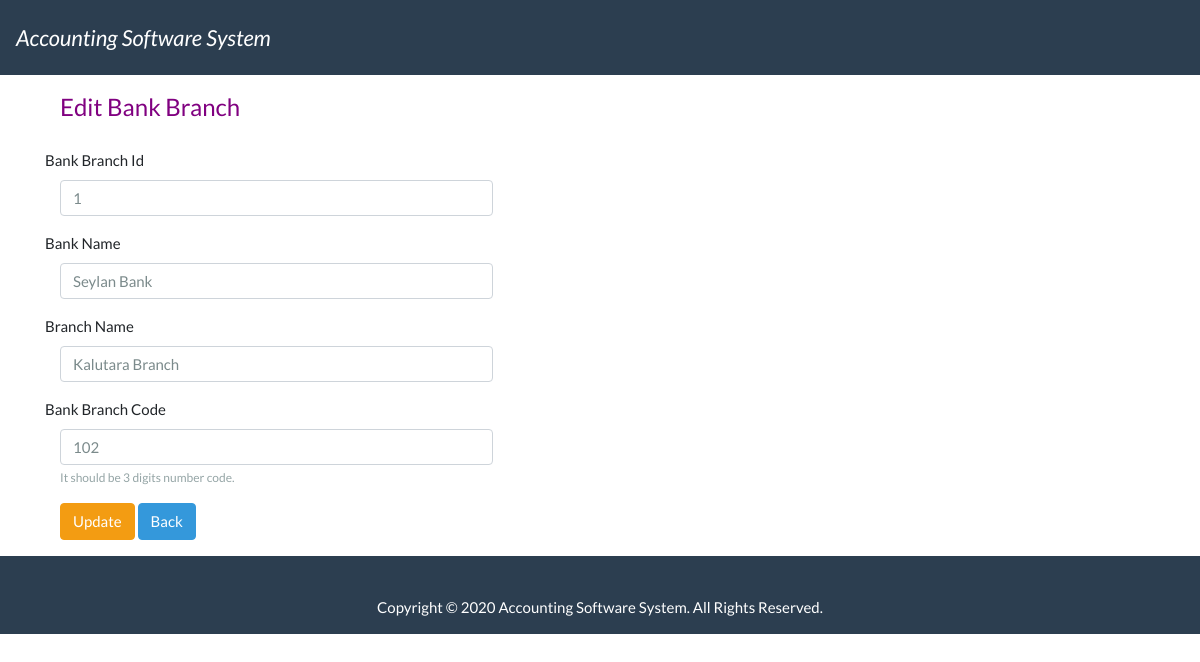
The page /index.php/welcome/update/1 on the database its author committed.
### tables this page shows
CREATE TABLE `tbl_bank_branches` (
  `bank_branch_id` int(11) NOT NULL,
  `bank_name` varchar(100) NOT NULL,
  `bank_branch_name` varchar(100) NOT NULL,
  `bank_branch_code` int(3) NOT NULL,
  `date_created` date NOT NULL
);

### application/controllers/Welcome.php (called while the page is built, shortened)
<?php
class Welcome extends CI_Controller {
	public function update($bank_branch_id) {
		$this->load->model('queries');
		$bankBranches = $this->queries->getSingleBankBranch($bank_branch_id);
		$this->load->view('update', ['bankBranches' =>$bankBranches]);
	}
}

### index.php (called while the page is built, shortened)
<?php
require_once BASEPATH.'core/CodeIgniter.php';

### application/models/queries.php (called while the page is built, shortened)
<?php
    class queries extends CI_Model {
        public function getSingleBankBranch($bank_branch_id){
            $query = $this->db->get_where('tbl_bank_branches', array('bank_branch_id' => $bank_branch_id));
            if($query->num_rows() > 0){
                return $query->row();
            }
        }
    }
?>

### application/views/update.php (the view, shortened to what this page needs)
<?php include_once('header.php'); ?>
<div class="container">
  <?php echo form_open("welcome/change/{$bankBranches->bank_branch_id}", ['class'=>'form-horizontal']);?>
  <fieldset>
    <legend>Edit Bank Branch</legend>
    <div class="form-group">
      <label for="bank_branch_id">Bank Branch Id</label>
      <div class="col-md-5">
        <?php echo form_input(['name'=>'bank_branch_id', 'placeholder'=>'Bank branch id', 'class'=>'form-control', 'value'=>set_value('bank_branch_id', $bankBranches->bank_branch_id)]);?>
      </div>
    </div>
    <div class="form-group">
      <label for="bank_name">Bank Name</label>
      <div class="col-md-5">
        <?php echo form_input(['name'=>'bank_name', 'placeholder'=>'Bank Name', 'class'=>'form-control', 'value'=>set_value('bank_name', $bankBranches->bank_name)]);?>
      </div>
    </div>
    <div class="form-group">
      <label for="bank_branch_name">Branch Name</label>
      <div class="col-md-5">
        <?php echo form_input(['name'=>'bank_branch_name', 'placeholder'=>'Bank Branch Name', 'class'=>'form-control', 'value'=>set_value('bank_branch_name', $bankBranches->bank_branch_name)]);?>
      </div>
    </div>
    <div class="form-group">
      <label for="bank_branch_code">Bank Branch Code</label>
      <div class="col-md-5">
        <?php echo form_input(['name'=>'bank_branch_code', 'placeholder'=>'Bank Branch Code', 'class'=>'form-control', 'value'=>set_value('bank_branch_name', $bankBranches->bank_branch_code)]);?>
        <small id="branch_code" class="form-text text-muted">It should be 3 digits number code.</small>
      </div>
    </div>
    <div class="form-group">
      <div class="col-md-5">
        <?php echo form_submit(['name'=>'submit', 'value'=>'Update', 'class'=>'btn btn-warning']);?>
        <?php echo anchor('welcome', 'Back', ['class'=>'btn btn-info']);?>
      </div>
    </div>
  </fieldset>
  <?php echo form_close();?>
</div>
<?php include_once('footer.php'); ?>

### assets/css/stylesheet.css (style rules this page uses)
body { margin: 0; padding: 0; }
legend { color: purple; margin: 0 0 14px 0; padding: 14px 15px 10px 15px; }

### rows shown on the page
tbl_bank_branches: bank_branch_id "1", bank_name "Seylan Bank", bank_branch_name "Kalutara Branch", bank_branch_code "102"

### other values the page prints
anchor('welcome', 'Back', ['class'=>'btn btn-info']) "Back"
